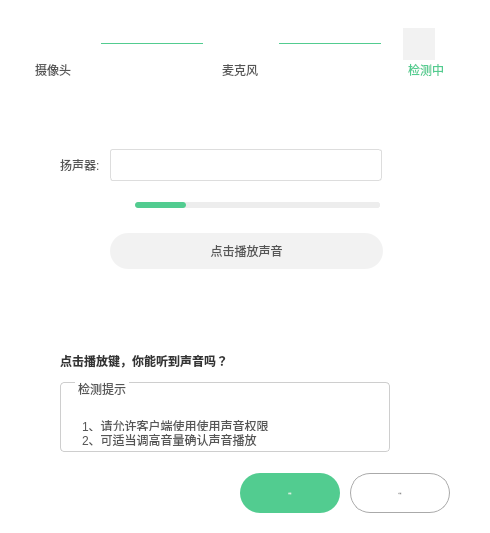
     <widget class="QWidget" name="page_speak">
      <property name="styleSheet">
       <string notr="true">	background-color: rgb(255,255,255);</string>
      </property>
      <layout class="QGridLayout" name="gridLayout_4">
       <property name="leftMargin">
        <number>0</number>
       </property>
       <property name="topMargin">
        <number>28</number>
       </property>
       <property name="rightMargin">
        <number>0</number>
       </property>
       <property name="bottomMargin">
        <number>20</number>
       </property>
       <property name="spacing">
        <number>0</number>
       </property>
       <item row="0" column="0">
        <layout class="QVBoxLayout" name="verticalLayout_9">
         <property name="spacing">
          <number>0</number>
         </property>
         <item>
          <layout class="QHBoxLayout" name="horizontalLayout_24">
           <property name="spacing">
            <number>0</number>
           </property>
           <property name="leftMargin">
            <number>25</number>
           </property>
           <property name="rightMargin">
            <number>30</number>
           </property>
           <item>
            <widget class="QLabel" name="label_camera_2">
             <property name="minimumSize">
              <size>
               <width>32</width>
               <height>32</height>
              </size>
             </property>
             <property name="maximumSize">
              <size>
               <width>32</width>
               <height>32</height>
              </size>
             </property>
             <property name="styleSheet">
              <string notr="true">border-image: url(:/ctrl/img/ctrl/big/Device_camera_click.png);
</string>
             </property>
             <property name="text">
              <string/>
             </property>
            </widget>
           </item>
           <item>
            <widget class="QLabel" name="label_45">
             <property name="minimumSize">
              <size>
               <width>102</width>
               <height>1</height>
              </size>
             </property>
             <property name="maximumSize">
              <size>
               <width>102</width>
               <height>1</height>
              </size>
             </property>
             <property name="styleSheet">
              <string notr="true">border:1px;
background-color:#52CC90</string>
             </property>
             <property name="text">
              <string/>
             </property>
            </widget>
           </item>
           <item>
            <widget class="QLabel" name="label_mic">
             <property name="minimumSize">
              <size>
               <width>32</width>
               <height>32</height>
              </size>
             </property>
             <property name="maximumSize">
              <size>
               <width>32</width>
               <height>32</height>
              </size>
             </property>
             <property name="styleSheet">
              <string notr="true">border-image: url(:/ctrl/img/ctrl/big/Device_mic_click.png);
</string>
             </property>
             <property name="text">
              <string/>
             </property>
            </widget>
           </item>
           <item>
            <widget class="QLabel" name="label_57">
             <property name="minimumSize">
              <size>
               <width>102</width>
               <height>1</height>
              </size>
             </property>
             <property name="maximumSize">
              <size>
               <width>102</width>
               <height>1</height>
              </size>
             </property>
             <property name="styleSheet">
              <string notr="true">border:1px;
background-color:#52CC90</string>
             </property>
             <property name="text">
              <string/>
             </property>
            </widget>
           </item>
           <item>
            <widget class="QLabel" name="label_58">
             <property name="minimumSize">
              <size>
               <width>32</width>
               <height>32</height>
              </size>
             </property>
             <property name="maximumSize">
              <size>
               <width>32</width>
               <height>32</height>
              </size>
             </property>
             <property name="styleSheet">
              <string notr="true">border-image:url(:/ctrl/img/ctrl/big/Device_speaker_click.png);
background:rgba(242,242,242,1);
border-radius:20px;

</string>
             </property>
             <property name="text">
              <string/>
             </property>
            </widget>
           </item>
          </layout>
         </item>
         <item>
          <layout class="QHBoxLayout" name="horizontalLayout_25">
           <property name="spacing">
            <number>0</number>
           </property>
           <property name="leftMargin">
            <number>35</number>
           </property>
           <property name="rightMargin">
            <number>40</number>
           </property>
           <item>
            <widget class="QLabel" name="label_59">
             <property name="minimumSize">
              <size>
               <width>42</width>
               <height>16</height>
              </size>
             </property>
             <property name="maximumSize">
              <size>
               <width>42</width>
               <height>16</height>
              </size>
             </property>
             <property name="styleSheet">
              <string notr="true">font: 14px &quot;微软雅黑&quot;;
color:rgba(85,85,85,1);</string>
             </property>
             <property name="text">
              <string>摄像头</string>
             </property>
            </widget>
           </item>
           <item>
            <spacer name="horizontalSpacer_25">
             <property name="orientation">
              <enum>Qt::Horizontal</enum>
             </property>
             <property name="sizeHint" stdset="0">
              <size>
               <width>40</width>
               <height>20</height>
              </size>
             </property>
            </spacer>
           </item>
           <item>
            <widget class="QLabel" name="label_60">
             <property name="minimumSize">
              <size>
               <width>42</width>
               <height>16</height>
              </size>
             </property>
             <property name="maximumSize">
              <size>
               <width>42</width>
               <height>16</height>
              </size>
             </property>
             <property name="styleSheet">
              <string notr="true">font: 14px &quot;微软雅黑&quot;;
color:rgba(85,85,85,1);</string>
             </property>
             <property name="text">
              <string>麦克风</string>
             </property>
            </widget>
           </item>
           <item>
            <spacer name="horizontalSpacer_26">
             <property name="orientation">
              <enum>Qt::Horizontal</enum>
             </property>
             <property name="sizeHint" stdset="0">
              <size>
               <width>40</width>
               <height>20</height>
              </size>
             </property>
            </spacer>
           </item>
           <item>
            <widget class="QLabel" name="label_61">
             <property name="minimumSize">
              <size>
               <width>42</width>
               <height>16</height>
              </size>
             </property>
             <property name="maximumSize">
              <size>
               <width>42</width>
               <height>16</height>
              </size>
             </property>
             <property name="styleSheet">
              <string notr="true">font: 14px &quot;微软雅黑&quot;;
color:rgba(82,204,144,1);</string>
             </property>
             <property name="text">
              <string>检测中</string>
             </property>
            </widget>
           </item>
          </layout>
         </item>
         <item>
          <spacer name="verticalSpacer_15">
           <property name="orientation">
            <enum>Qt::Vertical</enum>
           </property>
           <property name="sizeType">
            <enum>QSizePolicy::Fixed</enum>
           </property>
           <property name="sizeHint" stdset="0">
            <size>
             <width>20</width>
             <height>69</height>
            </size>
           </property>
          </spacer>
         </item>
         <item>
          <layout class="QHBoxLayout" name="horizontalLayout_12">
           <property name="spacing">
            <number>10</number>
           </property>
           <property name="leftMargin">
            <number>60</number>
           </property>
           <item>
            <widget class="QLabel" name="label_17">
             <property name="styleSheet">
              <string notr="true">color:rgba(85,85,85,1);
font: 14px &quot;微软雅黑&quot;;</string>
             </property>
             <property name="text">
              <string>扬声器:</string>
             </property>
            </widget>
           </item>
           <item>
            <widget class="QComboBox" name="comboBox_playerDev">
             <property name="enabled">
              <bool>true</bool>
             </property>
             <property name="minimumSize">
              <size>
               <width>272</width>
               <height>32</height>
              </size>
             </property>
             <property name="maximumSize">
              <size>
               <width>272</width>
               <height>32</height>
              </size>
             </property>
             <property name="styleSheet">
              <string notr="true">
QComboBox {
font: 14px &quot;微软雅黑&quot;;
    border: 1px solid rgb(221, 221, 221);
    border-radius: 3px;
    padding: 1px 1px 1px 5px;
    background-color: rgb(255, 255, 255);
	color: rgb(68, 68, 68);
}

QComboBox::down-arrow {
	image: url(:/ctrl/img/ctrl/media_setting_down.png);

}
QComboBox::drop-down{
    border:0px;
}

QComboBox::up-arrow {
	image: url(:/ctrl/img/ctrl/media_setting_up.png);
}

QComboBox QAbstractItemView{
    outline: 0px;
    border-radius:4px;
	color: rgb(68, 68, 68);
	selection-background-color: rgb(82, 204, 144);
	selection-radius:4px;
	background-color: rgb(255, 255, 255);
	border-left:15px;
 border: 1px solid rgb(221, 221, 221);
}

/*滚动条样式 开始*/
QScrollBar:vertical
{
border-radius:4px;
width:6px;
background:rgba(255,255,255, 255);
margin:0px,0px,0px,0px;

}

QScrollBar::handle:vertical
{
background:rgba(210,210,210, 255);
border-radius:3px;
min-height:20;
border: 1px solid #D2D2D2;
}

QComboBox:!enabled {
    border: 1px solid  rgb(232, 232, 232);
	color: rgb(181, 181, 181);
}
</string>
             </property>
            </widget>
           </item>
           <item>
            <spacer name="horizontalSpacer_15">
             <property name="orientation">
              <enum>Qt::Horizontal</enum>
             </property>
             <property name="sizeHint" stdset="0">
              <size>
               <width>40</width>
               <height>20</height>
              </size>
             </property>
            </spacer>
           </item>
          </layout>
         </item>
         <item>
          <spacer name="verticalSpacer_16">
           <property name="orientation">
            <enum>Qt::Vertical</enum>
           </property>
           <property name="sizeType">
            <enum>QSizePolicy::Fixed</enum>
           </property>
           <property name="sizeHint" stdset="0">
            <size>
             <width>20</width>
             <height>15</height>
            </size>
           </property>
          </spacer>
         </item>
         <item>
          <layout class="QHBoxLayout" name="horizontalLayout_27">
           <property name="spacing">
            <number>5</number>
           </property>
           <property name="leftMargin">
            <number>110</number>
           </property>
           <item>
            <widget class="QLabel" name="label_4">
             <property name="minimumSize">
              <size>
               <width>20</width>
               <height>20</height>
              </size>
             </property>
             <property name="maximumSize">
              <size>
               <width>20</width>
               <height>20</height>
              </size>
             </property>
             <property name="styleSheet">
              <string notr="true">border-image:url(:/ctrl/img/ctrl/vplume.png);</string>
             </property>
             <property name="text">
              <string/>
             </property>
            </widget>
           </item>
           <item>
            <widget class="QSlider" name="horizontalSlider_deskTopCaptureVol">
             <property name="minimumSize">
              <size>
               <width>245</width>
               <height>0</height>
              </size>
             </property>
             <property name="styleSheet">
              <string notr="true">QSlider::groove:horizontal,QSlider::add-page:horizontal{
height:6px;
border-radius:3px;
background-color: rgb(237, 237, 237);
}


QSlider::sub-page:horizontal{
height:8px;
border-radius:3px;
	background-color: rgb(82, 204, 144);
}


QSlider::handle:horizontal{
width:25px;
margin-top:-10px;
margin-bottom:-8px;

border-image:url(:/ctrl/img/ctrl/big/Device_bar.png);

}





</string>
             </property>
             <property name="singleStep">
              <number>1</number>
             </property>
             <property name="pageStep">
              <number>20</number>
             </property>
             <property name="value">
              <number>20</number>
             </property>
             <property name="orientation">
              <enum>Qt::Horizontal</enum>
             </property>
            </widget>
           </item>
           <item>
            <spacer name="horizontalSpacer_6">
             <property name="orientation">
              <enum>Qt::Horizontal</enum>
             </property>
             <property name="sizeHint" stdset="0">
              <size>
               <width>40</width>
               <height>20</height>
              </size>
             </property>
            </spacer>
           </item>
          </layout>
         </item>
         <item>
          <spacer name="verticalSpacer_17">
           <property name="orientation">
            <enum>Qt::Vertical</enum>
           </property>
           <property name="sizeType">
            <enum>QSizePolicy::Fixed</enum>
           </property>
           <property name="sizeHint" stdset="0">
            <size>
             <width>20</width>
             <height>17</height>
            </size>
           </property>
          </spacer>
         </item>
         <item>
          <layout class="QHBoxLayout" name="horizontalLayout_28">
           <property name="spacing">
            <number>0</number>
           </property>
           <property name="leftMargin">
            <number>110</number>
           </property>
           <item>
            <widget class="CDisEnablePushButton" name="pushButton">
             <property name="minimumSize">
              <size>
               <width>273</width>
               <height>36</height>
              </size>
             </property>
             <property name="maximumSize">
              <size>
               <width>273</width>
               <height>36</height>
              </size>
             </property>
             <property name="styleSheet">
              <string notr="true">QPushButton{	font: 14px &quot;微软雅黑&quot;;
	color:rgba(85,85,85,1);
	border:0px;
	background:rgba(242,242,242,1);
border-radius:18px;}

QPushButton:!enabled{
	font: 14px &quot;微软雅黑&quot;;
	border:0px;
	border-radius:20px;	
color:#BBBBBB;
	background:#FAFAFA;
border-radius:18px;
}
</string>
             </property>
             <property name="text">
              <string>点击播放声音</string>
             </property>
             <property name="icon">
              <iconset resource="../../VLive/VLive.qrc">
               <normaloff>:/button/img/button/play_icon.png</normaloff>
               <disabledoff>:/setting/img/setting/puse_icon.png</disabledoff>:/button/img/button/play_icon.png</iconset>
             </property>
             <property name="iconSize">
              <size>
               <width>28</width>
               <height>24</height>
              </size>
             </property>
            </widget>
           </item>
           <item>
            <spacer name="horizontalSpacer_12">
             <property name="orientation">
              <enum>Qt::Horizontal</enum>
             </property>
             <property name="sizeHint" stdset="0">
              <size>
               <width>40</width>
               <height>20</height>
              </size>
             </property>
            </spacer>
           </item>
          </layout>
         </item>
         <item>
          <spacer name="verticalSpacer_14">
           <property name="orientation">
            <enum>Qt::Vertical</enum>
           </property>
           <property name="sizeType">
            <enum>QSizePolicy::Fixed</enum>
           </property>
           <property name="sizeHint" stdset="0">
            <size>
             <width>20</width>
             <height>79</height>
            </size>
           </property>
          </spacer>
         </item>
         <item>
          <layout class="QHBoxLayout" name="horizontalLayout_30">
           <property name="spacing">
            <number>0</number>
           </property>
           <property name="leftMargin">
            <number>60</number>
           </property>
           <item>
            <widget class="QLabel" name="label_64">
             <property name="minimumSize">
              <size>
               <width>360</width>
               <height>25</height>
              </size>
             </property>
             <property name="maximumSize">
              <size>
               <width>200</width>
               <height>25</height>
              </size>
             </property>
             <property name="styleSheet">
              <string notr="true">
color:rgba(51,51,51,1);
font: 18px &quot;微软雅黑&quot;;

font-weight:500;</string>
             </property>
             <property name="text">
              <string>点击播放键，你能听到声音吗？</string>
             </property>
            </widget>
           </item>
           <item>
            <spacer name="horizontalSpacer_31">
             <property name="orientation">
              <enum>Qt::Horizontal</enum>
             </property>
             <property name="sizeHint" stdset="0">
              <size>
               <width>17</width>
               <height>18</height>
              </size>
             </property>
            </spacer>
           </item>
          </layout>
         </item>
         <item>
          <spacer name="verticalSpacer_19">
           <property name="orientation">
            <enum>Qt::Vertical</enum>
           </property>
           <property name="sizeType">
            <enum>QSizePolicy::Fixed</enum>
           </property>
           <property name="sizeHint" stdset="0">
            <size>
             <width>20</width>
             <height>9</height>
            </size>
           </property>
          </spacer>
         </item>
         <item>
          <layout class="QHBoxLayout" name="horizontalLayout_29">
           <property name="spacing">
            <number>0</number>
           </property>
           <property name="leftMargin">
            <number>60</number>
           </property>
           <item>
            <widget class="QGroupBox" name="groupBox_3">
             <property name="minimumSize">
              <size>
               <width>330</width>
               <height>70</height>
              </size>
             </property>
             <property name="maximumSize">
              <size>
               <width>330</width>
               <height>70</height>
              </size>
             </property>
             <property name="styleSheet">
              <string notr="true">QGroupBox{
font: 14px &quot;微软雅黑&quot;;
   border:1px solid rgba(206,206,206,1);
    border-radius: 4px;
    background-color: rgb(255, 255, 255);
	color:rgba(85,85,85,1);
 margin-top: 2.5ex; 
}
 
QGroupBox::title {
     subcontrol-origin: margin;
     subcontrol-position: top left;
   left:15px;      
     margin-left: 0px;
     padding:0 1px;  
}</string>
             </property>
             <property name="title">
              <string>检测提示</string>
             </property>
             <layout class="QVBoxLayout" name="verticalLayout_4">
              <property name="leftMargin">
               <number>19</number>
              </property>
              <property name="topMargin">
               <number>15</number>
              </property>
              <property name="bottomMargin">
               <number>10</number>
              </property>
              <item>
               <widget class="QLabel" name="label_35">
                <property name="minimumSize">
                 <size>
                  <width>0</width>
                  <height>18</height>
                 </size>
                </property>
                <property name="maximumSize">
                 <size>
                  <width>16777215</width>
                  <height>18</height>
                 </size>
                </property>
                <property name="styleSheet">
                 <string notr="true">font: 12px &quot;微软雅黑&quot;;

	color:rgba(85,85,85,1);</string>
                </property>
                <property name="text">
                 <string>1、请允许客户端使用使用声音权限</string>
                </property>
               </widget>
              </item>
              <item>
               <widget class="QLabel" name="label_36">
                <property name="minimumSize">
                 <size>
                  <width>0</width>
                  <height>18</height>
                 </size>
                </property>
                <property name="maximumSize">
                 <size>
                  <width>16777215</width>
                  <height>18</height>
                 </size>
                </property>
                <property name="styleSheet">
                 <string notr="true">font: 12px &quot;微软雅黑&quot;;

	color:rgba(85,85,85,1);</string>
                </property>
                <property name="text">
                 <string>2、可适当调高音量确认声音播放</string>
                </property>
               </widget>
              </item>
             </layout>
            </widget>
           </item>
           <item>
            <spacer name="horizontalSpacer_29">
             <property name="orientation">
              <enum>Qt::Horizontal</enum>
             </property>
             <property name="sizeHint" stdset="0">
              <size>
               <width>40</width>
               <height>20</height>
              </size>
             </property>
            </spacer>
           </item>
          </layout>
         </item>
         <item>
          <spacer name="verticalSpacer_18">
           <property name="orientation">
            <enum>Qt::Vertical</enum>
           </property>
           <property name="sizeType">
            <enum>QSizePolicy::Expanding</enum>
           </property>
           <property name="sizeHint" stdset="0">
            <size>
             <width>20</width>
             <height>21</height>
            </size>
           </property>
          </spacer>
         </item>
         <item>
          <layout class="QHBoxLayout" name="horizontalLayout_8">
           <property name="spacing">
            <number>10</number>
           </property>
           <property name="leftMargin">
            <number>200</number>
           </property>
           <property name="rightMargin">
            <number>40</number>
           </property>
           <item>
            <spacer name="horizontalSpacer_11">
             <property name="orientation">
              <enum>Qt::Horizontal</enum>
             </property>
             <property name="sizeHint" stdset="0">
              <size>
               <width>40</width>
               <height>20</height>
              </size>
             </property>
            </spacer>
           </item>
           <item>
            <widget class="QPushButton" name="pushButton_TestScuess_speak">
             <property name="enabled">
              <bool>true</bool>
             </property>
             <property name="minimumSize">
              <size>
               <width>100</width>
               <height>40</height>
              </size>
             </property>
             <property name="maximumSize">
              <size>
               <width>100</width>
               <height>40</height>
              </size>
             </property>
             <property name="font">
              <font>
               <family>微软雅黑</family>
               <pointsize>-1</pointsize>
               <weight>50</weight>
               <italic>false</italic>
               <bold>false</bold>
              </font>
             </property>
             <property name="styleSheet">
              <string notr="true">QPushButton{	
font: 14px &quot;微软雅黑&quot;;
	color: rgb(255, 255, 255);
	border:0px;
	border-radius:20px;
	background-color: rgb(82, 204, 144);
}

QPushButton:hover{
	color: rgb(255, 255, 255);
	border:0px;
	border-radius:20px;
	background-color: rgb(52, 184, 119);
}

QPushButton:!enabled{
	color: rgb(255, 255, 255);
	border:0px;
	border-radius:20px;	
	background-color: rgb(220, 244, 232);
}

</string>
             </property>
             <property name="text">
              <string>能听到</string>
             </property>
            </widget>
           </item>
           <item>
            <widget class="QPushButton" name="pushButton_TestFaile_speak">
             <property name="enabled">
              <bool>true</bool>
             </property>
             <property name="minimumSize">
              <size>
               <width>100</width>
               <height>40</height>
              </size>
             </property>
             <property name="maximumSize">
              <size>
               <width>100</width>
               <height>40</height>
              </size>
             </property>
             <property name="font">
              <font>
               <family>微软雅黑</family>
               <pointsize>-1</pointsize>
               <weight>50</weight>
               <italic>false</italic>
               <bold>false</bold>
              </font>
             </property>
             <property name="styleSheet">
              <string notr="true">QPushButton{	
font: 14px &quot;微软雅黑&quot;;
	color:rgba(85,85,85,1);
	border:1px solid rgba(170,170,170,1);
	border-radius:20px;

}

QPushButton:hover{

	color: rgb(68, 68, 68);
	border: 1px solid rgb(196, 196, 196);
	border-radius:20px;
	background-color: rgb(239, 239, 239);
}

QPushButton:!enabled{
	color: rgb(255, 255, 255);
	border:0px;
	border-radius:20px;	
	background-color: rgb(220, 244, 232);
}

</string>
             </property>
             <property name="text">
              <string>听不到</string>
             </property>
            </widget>
           </item>
          </layout>
         </item>
        </layout>
       </item>
      </layout>
     </widget>
